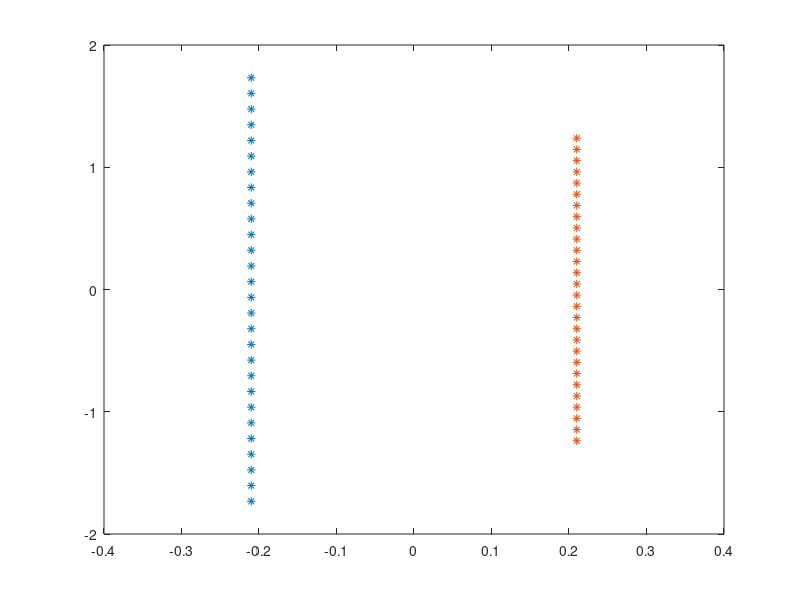

Recreate this plot in MATLAB.
%%%%%%%%%%%%%%%%%%%%%%
%Step0_Session4_F1013B
%%%%%%%%%%%%%%%%%%%%%%

%Continue with the latest version of your code. Do the following.

%TO-DO%
%(1) Using now the concept of electric potential V(i,j) and its relation with the
%E-Field, calculate (using the same three nested for loops preferrably),
%the E field using Matlab's "gradient" function.  

%(2) Using again the command streamslice, create a new canvas to plot the
%aforementioned electric field, using the gradient.

%(3) Add and plot the equipotential lines using the "contour" (use Matlab documentation) command in
%both associated canvases.

%(4) Test the robustness of you code via changing the Nq, Lp and Ln
%values (what happens with the field lines?) - Expect questions of this
%sort in your Oral Exam.

clear;
clc;
clf;

%-----------------?------------------%
Lp=3.5;                      % Longitud placa positiva
Ln=2.5;                      % Longitud placa negativa
t=0.02;                      % Grosor de los electrones
d=0.4;                       % Distancia entre placas
p=0.01;                      % Distancia minima entre las cargas

% Define the characteristics of the electrodes
ke=1/(4*pi*8.85*10^-12);     % Constante del campo electrico
Q=1e-3;                      % Carga electrica en Coulombs
Nq=28;                       % Numero de cargas

%-----------------?------------------%

xmin_original=-d/2-3*t;  xmax_original=-xmin_original;  % 
xmin=-d/2-3*t;  xmax=-xmin;                             % 
ymin=2*(-Lp/2);   ymax=-ymin;                           % 

%-----------------Asegurar que las dimenciones que el area de trabajo sea el adecuado------------------%
if ymin <= -1  
    if xmin >= -0.5 && xmax <= 0.5
            xmin = -1.5;
            xmax = -xmin;
    end
end

%---------------% Se define una malla de puntos en el espacio 2D --------------------%
Ny=30;  Nx=Ny;
x=linspace(xmin, xmax, Nx); y=linspace(ymin, ymax, Ny); % Dibujar puntos en x y y

%-----------------Parches------------------%

vertices2d=[[-d/2-t,Lp/2]    %1 Vertice 1
    [-d/2,Lp/2]              %2 Vertice 2
    [-d/2,-Lp/2]             %3  Vertice 3
    [-d/2-t,-Lp/2]           %4 Vertice 4
    [d/2,Ln/2]               %5 Vertice 5
    [d/2+t,Ln/2]             %6  Vertice 6
    [d/2+t,-Ln/2]            %7  Vertice 7
    [d/2,-Ln/2]];            %8  Vertice 8

%  Las caras del cubo para conectar los vertices
facesP=[1 2 3 4 1];
facesN=[5 6 7 8 5];

% 
colorP=[0.95,0,0];           % Ponerle colores a las caras color rojo
colorN=[0,0,0.7];            % Color azul

%---------------------Start positioning charges------------------%
% Define a linear charge differential
dq=Q/Nq;                     % Charge differential magnitude

% Define the positions of the charges
yp=linspace(-(1-p)*Lp/2,(1-p)*Lp/2,Nq); % Positive charges Y positions, colorcar las cargas sobre las placas
xp(1:Nq)=-d/2-t/2;                      % Positive charges X positions
yn=linspace(-(1-p)*Ln/2,(1-p)*Ln/2,Nq);  % Negative charges Y positions
xn(1:Nq)= d/2+t/2;                                % Negative charges X positions

%Uncomment and complete the following template code to find out if
%you are placing you charges correctly. Additionally, play with some of the
%parameters above, to make sure that the dicrete charges are distributed
%between your plates. Finally, change the lenght of your plates, and see if
%your code responds accordingly.

plot(xp,yp,'*')
hold on
plot(xn,yn,'*') % Same but for negative charges


% %-------Electric field calculation for every XY point (No gradient)-------%
% 
% % % Initialize potential here
%  V(?,?)=0;
% 
% % % Initialize electric field components
%  Ex = zeros(?, ?);  %Where do you want this component to be calculated?
%  Ey = zeros(?, ?);
% 
% % % Calculate electric field components
% %Three nested for loops start here...
% 
%  for 
% 
% 
% 
% 
% %Some place here you must calculate the E-field components.
% %Some place you must calculate V(i,j) potential for ith, jth position.
% 
% 
% 
%  end
% 
% %Three anidated for loops ends here...
% 
% % Calculate the electric field components using the gradient of potential
% % here
% 
% [?, ?] = gradient(V'); %Why do we need V' instead of V? 
% 
% % 
% hold on
% axis ([xmin xmax ymin ymax])
% xlabel 'x position, mm'
% ylabel 'y position, mm'
% title 'Dielectrophoresis (No gradient)'
% grid on
% 
% %Set aesthetics (for E-field plot) using the potential values recently added (just uncomment).
% %pcolor(x,y,V')                % Color map of the Voltage
% %colormap bone                 % Color
% 
% 
% %Use here the streamslice command to plot you calculated E-field...
% streamslice(?,?,?,?,?)  % Electric field lines without gradient 
%                         % Why do we need Ex' and Ey' instead of Ex and Ey?
% 
% %Uncomment and comment (what are these new lines for?)
% %shading interp;
% %colorbar
% 
% % 
% patch('Faces',facesP,'Vertices',vertices2d,'FaceColor',colorP);
% patch('Faces',facesN,'Vertices',vertices2d,'FaceColor',colorN);
% 
% %%%-- Plot here now the E-Field using the gradient --%%%
% %Use previous lines as a template, use same aesthetics. 


